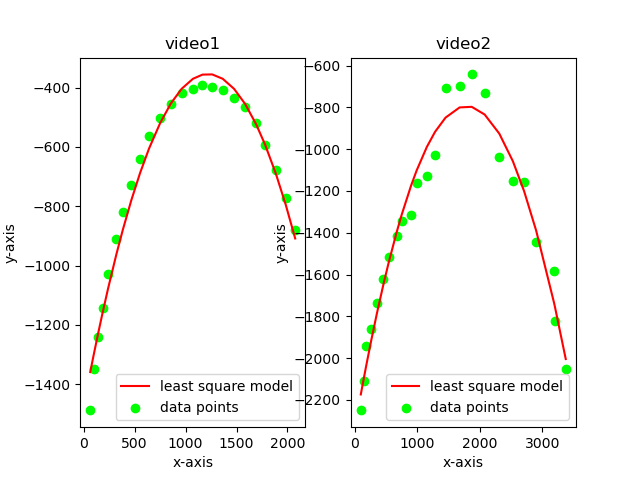

Write the Python code that produced this figure.
#!/usr/bin/env python
# -*- coding: utf-8 -*-

import math
import numpy as np
import random
import cv2
import matplotlib.pyplot as plt

#input video
d1 = cv2.VideoCapture('ball_video1.mp4')
d2 = cv2.VideoCapture('ball_video2.mp4')
if (d1.isOpened()==False or d2.isOpened()==False):
    print("Error opening video stream or file")

#initialize X and Y
X1 = []
Y1 = []
X2 = []
Y2 = []

#least squares function
def ls(x, y):
    x_square = np.power(x, 2)
    #A matrix quadratic equation y = ax^2 + bx + c
    A = np.stack((x_square, x, np.ones((len(x)), dtype = int)), axis = 1)
    ls_pred = ls_fit(A, y)
    ls_model = A.dot(ls_pred)

    return ls_model

def ls_fit(A, Y):
    A_trans = A.transpose()
    ATA = A_trans.dot(A)
    ATY = A_trans.dot(Y)
    pred = (np.linalg.inv(ATA)).dot(ATY)
    return pred

#read the video frame by frame
while(d1.isOpened() and d2.isOpened()):
    ret1, frame1 = d1.read()
    ret2, frame2 = d2.read()
    if ret1==True and ret2==True:
        #cv2.imshow('F1', frame1)
        #cv2.imshow('F2', frame2)
        
        #find the top and bottom pixel
        gray1 = cv2.cvtColor(frame1, cv2.COLOR_BGR2GRAY)
        gray2 = cv2.cvtColor(frame2, cv2.COLOR_BGR2GRAY)
        mask1 = cv2.Canny(gray1, 30, 200)
        mask2 = cv2.Canny(gray2, 30, 200)
        contours1, hierarchy1 = cv2.findContours(mask1, cv2.RETR_TREE, cv2.CHAIN_APPROX_SIMPLE)
        contours2, hierarchy2 = cv2.findContours(mask2, cv2.RETR_TREE, cv2.CHAIN_APPROX_SIMPLE)
        c1 = max(contours1, key = cv2.contourArea)
        c2 = max(contours2, key = cv2.contourArea)
        x1, y1, w1, h1 = cv2.boundingRect(c1)
        x2, y2, w2, h2 = cv2.boundingRect(c2)
        X1.append(x1+w1/2)
        Y1.append(-y1+h1/2)
        X2.append(x2+w2/2)
        Y2.append(-y2+h2/2)
    else:
        break

#A = ((XTX)^-1)XTB
Xdata1 = np.array(X1)
Ydata1 = np.array(Y1)
Xdata2 = np.array(X2)
Ydata2 = np.array(Y2)
#A1 = cv2.solve(X1, Y1, DECOMP_NORMAL)
#A2 = cv2.solve(X2, Y2, DECOMP_NORMAL)
print(X1)
print(Xdata1)
print(Y1)
print(Ydata1)
y1_ls = ls(Xdata1, Ydata1)
y2_ls = ls(Xdata2, Ydata2)
#plot the image
fig, (ax1, ax2) = plt.subplots(1,2)
ax1.set_title('video1')
ax1.scatter(Xdata1, Ydata1, marker='o', color = (0,1,0), label='data points')
ax1.plot(Xdata1, y1_ls, color = 'red', label='least square model')
ax1.set(xlabel='x-axis', ylabel='y-axis')
ax1.legend()

ax2.set_title('video2')
ax2.scatter(Xdata2, Ydata2, marker='o', color = (0,1,0), label='data points')
ax2.plot(Xdata2, y2_ls, color = 'red', label='least square model')
ax2.set(xlabel='x-axis', ylabel='y-axis')
ax2.legend()
plt.show()
if cv2.waitKey(0) & 0xFF == ord('q'):
    #release the video capture object
    d1.release()
    d2.release()

    #close all the frames
    cv2.destroyAllWindows()
